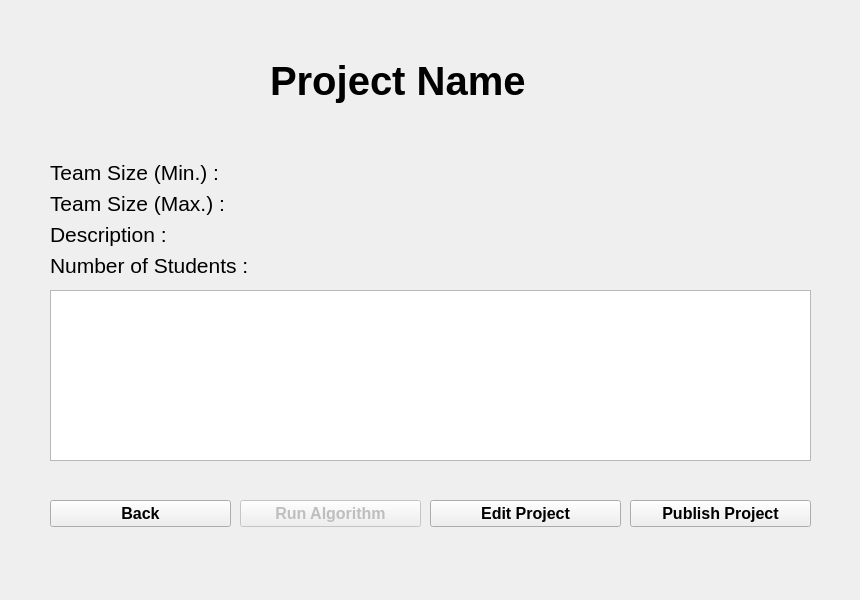
<?xml version="1.0" encoding="UTF-8"?>
<ui version="4.0">
 <class>ProjectPage</class>
 <widget class="QWidget" name="ProjectPage">
  <property name="geometry">
   <rect>
    <x>0</x>
    <y>0</y>
    <width>860</width>
    <height>600</height>
   </rect>
  </property>
  <property name="windowTitle">
   <string>Form</string>
  </property>
  <widget class="QPushButton" name="pushButton_2">
   <property name="enabled">
    <bool>false</bool>
   </property>
   <property name="geometry">
    <rect>
     <x>240</x>
     <y>500</y>
     <width>181</width>
     <height>27</height>
    </rect>
   </property>
   <property name="font">
    <font>
     <pointsize>12</pointsize>
     <weight>75</weight>
     <bold>true</bold>
    </font>
   </property>
   <property name="inputMethodHints">
    <set>Qt::ImhNone</set>
   </property>
   <property name="text">
    <string>Run Algorithm</string>
   </property>
  </widget>
  <widget class="QPushButton" name="pushButton_3">
   <property name="geometry">
    <rect>
     <x>630</x>
     <y>500</y>
     <width>181</width>
     <height>27</height>
    </rect>
   </property>
   <property name="font">
    <font>
     <pointsize>12</pointsize>
     <weight>75</weight>
     <bold>true</bold>
    </font>
   </property>
   <property name="text">
    <string>Publish Project</string>
   </property>
  </widget>
  <widget class="QWidget" name="formLayoutWidget">
   <property name="geometry">
    <rect>
     <x>50</x>
     <y>160</y>
     <width>761</width>
     <height>121</height>
    </rect>
   </property>
   <layout class="QFormLayout" name="formLayout">
    <property name="fieldGrowthPolicy">
     <enum>QFormLayout::AllNonFixedFieldsGrow</enum>
    </property>
    <item row="1" column="0">
     <widget class="QLabel" name="maxTeamSizeLabel">
      <property name="font">
       <font>
        <pointsize>16</pointsize>
       </font>
      </property>
      <property name="text">
       <string>Team Size (Max.) :</string>
      </property>
     </widget>
    </item>
    <item row="1" column="1">
     <widget class="QLabel" name="maxTeamSize">
      <property name="font">
       <font>
        <pointsize>16</pointsize>
       </font>
      </property>
      <property name="text">
       <string/>
      </property>
     </widget>
    </item>
    <item row="2" column="0">
     <widget class="QLabel" name="descriptionLabel">
      <property name="font">
       <font>
        <pointsize>16</pointsize>
       </font>
      </property>
      <property name="text">
       <string>Description :</string>
      </property>
     </widget>
    </item>
    <item row="2" column="1">
     <widget class="QLabel" name="description">
      <property name="font">
       <font>
        <pointsize>16</pointsize>
       </font>
      </property>
      <property name="text">
       <string/>
      </property>
     </widget>
    </item>
    <item row="3" column="1">
     <widget class="QLabel" name="numOfStudents">
      <property name="font">
       <font>
        <pointsize>16</pointsize>
       </font>
      </property>
      <property name="text">
       <string/>
      </property>
     </widget>
    </item>
    <item row="3" column="0">
     <widget class="QLabel" name="numOfStudentsLabel">
      <property name="font">
       <font>
        <pointsize>16</pointsize>
       </font>
      </property>
      <property name="text">
       <string>Number of Students :</string>
      </property>
     </widget>
    </item>
    <item row="0" column="0">
     <widget class="QLabel" name="minTeamSizeLabel">
      <property name="font">
       <font>
        <pointsize>16</pointsize>
        <weight>50</weight>
        <bold>false</bold>
       </font>
      </property>
      <property name="text">
       <string>Team Size (Min.) :</string>
      </property>
     </widget>
    </item>
    <item row="0" column="1">
     <widget class="QLabel" name="minTeamSize">
      <property name="font">
       <font>
        <pointsize>16</pointsize>
       </font>
      </property>
      <property name="text">
       <string/>
      </property>
     </widget>
    </item>
   </layout>
  </widget>
  <widget class="QPushButton" name="pushButton">
   <property name="geometry">
    <rect>
     <x>50</x>
     <y>500</y>
     <width>181</width>
     <height>27</height>
    </rect>
   </property>
   <property name="font">
    <font>
     <pointsize>12</pointsize>
     <weight>75</weight>
     <bold>true</bold>
    </font>
   </property>
   <property name="text">
    <string>Back</string>
   </property>
  </widget>
  <widget class="QPushButton" name="pushButton_4">
   <property name="geometry">
    <rect>
     <x>430</x>
     <y>500</y>
     <width>191</width>
     <height>27</height>
    </rect>
   </property>
   <property name="font">
    <font>
     <pointsize>12</pointsize>
     <weight>75</weight>
     <bold>true</bold>
    </font>
   </property>
   <property name="text">
    <string>Edit Project</string>
   </property>
  </widget>
  <widget class="QWidget" name="verticalLayoutWidget_2">
   <property name="geometry">
    <rect>
     <x>270</x>
     <y>10</y>
     <width>261</width>
     <height>141</height>
    </rect>
   </property>
   <layout class="QVBoxLayout" name="verticalLayout_3">
    <item>
     <widget class="QLabel" name="projectNameLabel">
      <property name="font">
       <font>
        <pointsize>30</pointsize>
        <weight>75</weight>
        <bold>true</bold>
       </font>
      </property>
      <property name="text">
       <string>Project Name</string>
      </property>
     </widget>
    </item>
   </layout>
  </widget>
  <widget class="QTableWidget" name="tableWidget">
   <property name="geometry">
    <rect>
     <x>50</x>
     <y>290</y>
     <width>761</width>
     <height>171</height>
    </rect>
   </property>
  </widget>
 </widget>
 <resources/>
 <connections/>
</ui>
